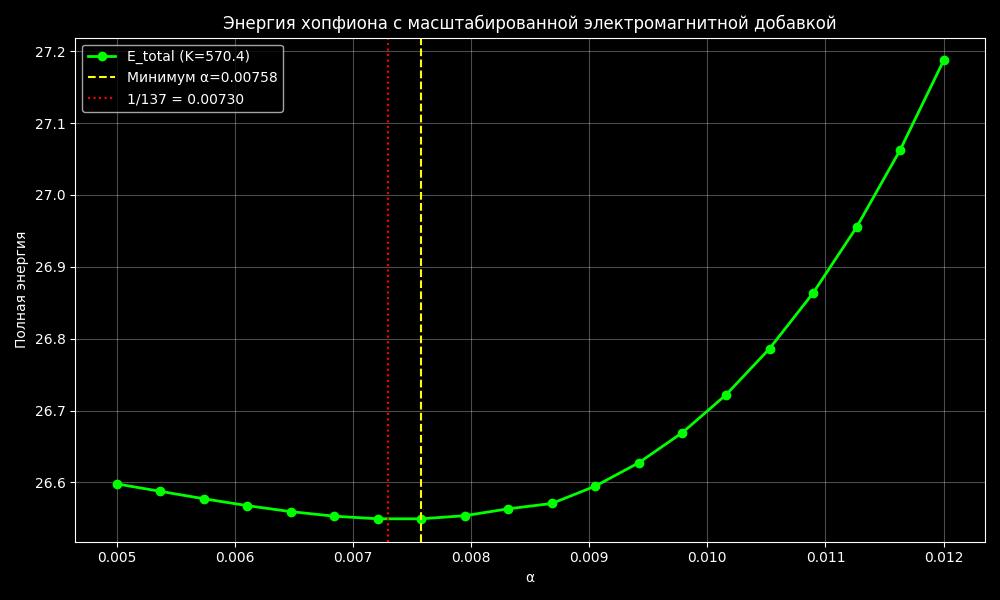

The script that drew this image:
import numpy as np
from scipy.integrate import solve_ivp, cumulative_trapezoid
from scipy.optimize import root_scalar
import matplotlib.pyplot as plt
from multiprocessing import Pool, cpu_count

# =========================
# ГЛОБАЛЬНЫЕ ПАРАМЕТРЫ
# =========================
r_min = 1e-4
r_max = 20.0
N = 1200
r_eval = np.linspace(r_min, r_max, N)

def make_ode(alpha):
    def ode(r, y):
        f, df = y
        r2 = r*r + 1e-12
        sinf = np.sin(f)
        cosf = np.cos(f)
        sin2f = np.sin(2*f)
        sinf2 = sinf**2

        A = 1 + 2 * sinf2 / r2
        B = 2/r + 2 * sin2f / r2
        dA_dr = (4*sinf*cosf*df)/r2 - (4*sinf2)/(r*r2)

        rhs = (sin2f / r2
               + sin2f * (df**2) / r2
               - (sinf2 * sin2f) / (r2*r2)
               + alpha * sinf)

        ddf = (rhs - B*df - dA_dr*df) / A
        return [df, ddf]
    return ode

def shoot(alpha, s):
    sol = solve_ivp(
        make_ode(alpha),
        [r_min, r_max],
        [np.pi, s],
        t_eval=[r_max],
        rtol=1e-4, atol=1e-6,
        method='LSODA'
    )
    if not sol.success:
        return 1e3
    return sol.y[0, -1]

def find_s(alpha):
    brackets = [(-50, -1e-3), (-100, -1), (-10, -0.1)]
    for br in brackets:
        try:
            res = root_scalar(
                lambda s: shoot(alpha, s),
                bracket=br,
                method='bisect',
                xtol=1e-3,
                maxiter=50
            )
            if res.converged:
                return res.root
        except:
            continue
    raise RuntimeError(f"Не удалось найти s для α={alpha}")

def solve_profile(alpha):
    s = find_s(alpha)
    sol = solve_ivp(
        make_ode(alpha),
        [r_min, r_max],
        [np.pi, s],
        t_eval=r_eval,
        rtol=1e-4, atol=1e-6,
        method='LSODA'
    )
    if not sol.success:
        raise RuntimeError("Профиль не сошёлся")
    return sol.t, sol.y[0], sol.y[1]

def compute_integrals(r, f, df):
    sinf = np.sin(f)
    r2 = r*r
    I2 = np.trapezoid((df**2 + 2*sinf**2/r2) * r2, r)
    I4 = np.trapezoid(
        (2*sinf**2 * df**2 / r2 + sinf**4 / (r2*r2)) * r2, r
    )
    I0 = np.trapezoid((1 - np.cos(f)) * r2, r)
    return I2, I4, I0

def find_kcrit(I2, I4, I0, alpha):
    def func(k):
        return I2 - k*I4 + 3*alpha*I0
    res = root_scalar(func, bracket=[1.0, 10.0], method='bisect')
    return res.root

def solve_poisson(r, f, df, alpha):
    sinf = np.sin(f)
    r2 = r*r
    j0_top = np.where(r > 1e-4, (sinf**2 * df) / (2 * np.pi**2 * r2), 0)
    e_charge = np.sqrt(4 * np.pi * alpha)
    j0 = e_charge * j0_top
    rhs = -j0 * r2
    I1 = cumulative_trapezoid(rhs, r, initial=0)
    dA_dr = I1 / r2
    dA_dr[0] = 0
    A0 = cumulative_trapezoid(dA_dr, r, initial=0)

    tail = int(0.7 * len(r))
    r_tail = r[tail:]
    A_tail = A0[tail:]
    inv_r = 1.0 / r_tail
    coeffs = np.polyfit(inv_r, A_tail, 1)
    k = coeffs[0]
    e_eff = 4 * np.pi * k
    alpha_em = e_eff**2 / (4 * np.pi)

    E_em = 2 * np.pi * np.trapezoid(dA_dr**2 * r2, r)
    return A0, dA_dr, e_eff, alpha_em, E_em

def compute_for_alpha(alpha, K=1.0):
    try:
        r, f, df = solve_profile(alpha)
        I2, I4, I0 = compute_integrals(r, f, df)
        k = find_kcrit(I2, I4, I0, alpha)
        E_core = I2 + k*I4 + 3*alpha*I0
        _, _, _, _, E_em = solve_poisson(r, f, df, alpha)
        E_total = E_core + K * E_em
        return {'alpha': alpha, 'E_total': E_total, 'E_core': E_core, 'E_em': E_em}
    except:
        return None

def find_best_alpha(K, alpha_vals):
    with Pool(processes=cpu_count()) as pool:
        results = pool.starmap(compute_for_alpha, [(a, K) for a in alpha_vals])
    results = [r for r in results if r is not None]
    if not results:
        return None
    results.sort(key=lambda x: x['alpha'])
    alphas = np.array([r['alpha'] for r in results])
    E_totals = np.array([r['E_total'] for r in results])
    idx = np.argmin(E_totals)
    return alphas[idx]

# =========================
# ПОДБОР K ДЛЯ СОВПАДЕНИЯ С 1/137
# =========================
if __name__ == "__main__":
    alpha_vals = np.linspace(0.005, 0.012, 20)
    alpha_exp = 0.00729735

    # Функция невязки: best_alpha(K) - alpha_exp
    def residual(K):
        best = find_best_alpha(K, alpha_vals)
        if best is None:
            return 1.0
        return best - alpha_exp

    print("Подбор коэффициента K...")
    # Ищем K в диапазоне [100, 10000]
    try:
        sol = root_scalar(residual, bracket=[100, 10000], method='bisect', xtol=1e-3)
        K_opt = sol.root
        print(f"Оптимальное K = {K_opt:.2f}")
    except:
        # Если не получилось, грубая оценка
        K_opt = 1500
        print(f"Не удалось точно найти K, используем K={K_opt}")

    # Финальный расчёт с оптимальным K
    with Pool(processes=cpu_count()) as pool:
        results = pool.starmap(compute_for_alpha, [(a, K_opt) for a in alpha_vals])
    results = [r for r in results if r is not None]
    results.sort(key=lambda x: x['alpha'])
    alphas = np.array([r['alpha'] for r in results])
    E_totals = np.array([r['E_total'] for r in results])
    E_cores = np.array([r['E_core'] for r in results])
    E_ems = np.array([r['E_em'] for r in results])

    min_idx = np.argmin(E_totals)
    best_alpha = alphas[min_idx]

    print("\n" + "="*60)
    print(f"При K = {K_opt:.2f}:")
    print(f"Минимум E_total при α = {best_alpha:.6f}")
    print(f"Экспериментальная α = {alpha_exp:.6f}")
    print(f"Отклонение: {abs(best_alpha - alpha_exp)/alpha_exp*100:.2f}%")
    print("="*60)

    # График
    plt.style.use('dark_background')
    plt.figure(figsize=(10,6))
    plt.plot(alphas, E_totals, 'o-', color='lime', lw=2, label=f'E_total (K={K_opt:.1f})')
    plt.axvline(best_alpha, color='yellow', linestyle='--', label=f'Минимум α={best_alpha:.5f}')
    plt.axvline(alpha_exp, color='red', linestyle=':', label=f'1/137 = {alpha_exp:.5f}')
    plt.xlabel('α')
    plt.ylabel('Полная энергия')
    plt.title('Энергия хопфиона с масштабированной электромагнитной добавкой')
    plt.legend()
    plt.grid(alpha=0.3)
    plt.tight_layout()
    plt.savefig('energy_with_K_opt.png', dpi=150)
    plt.show()
